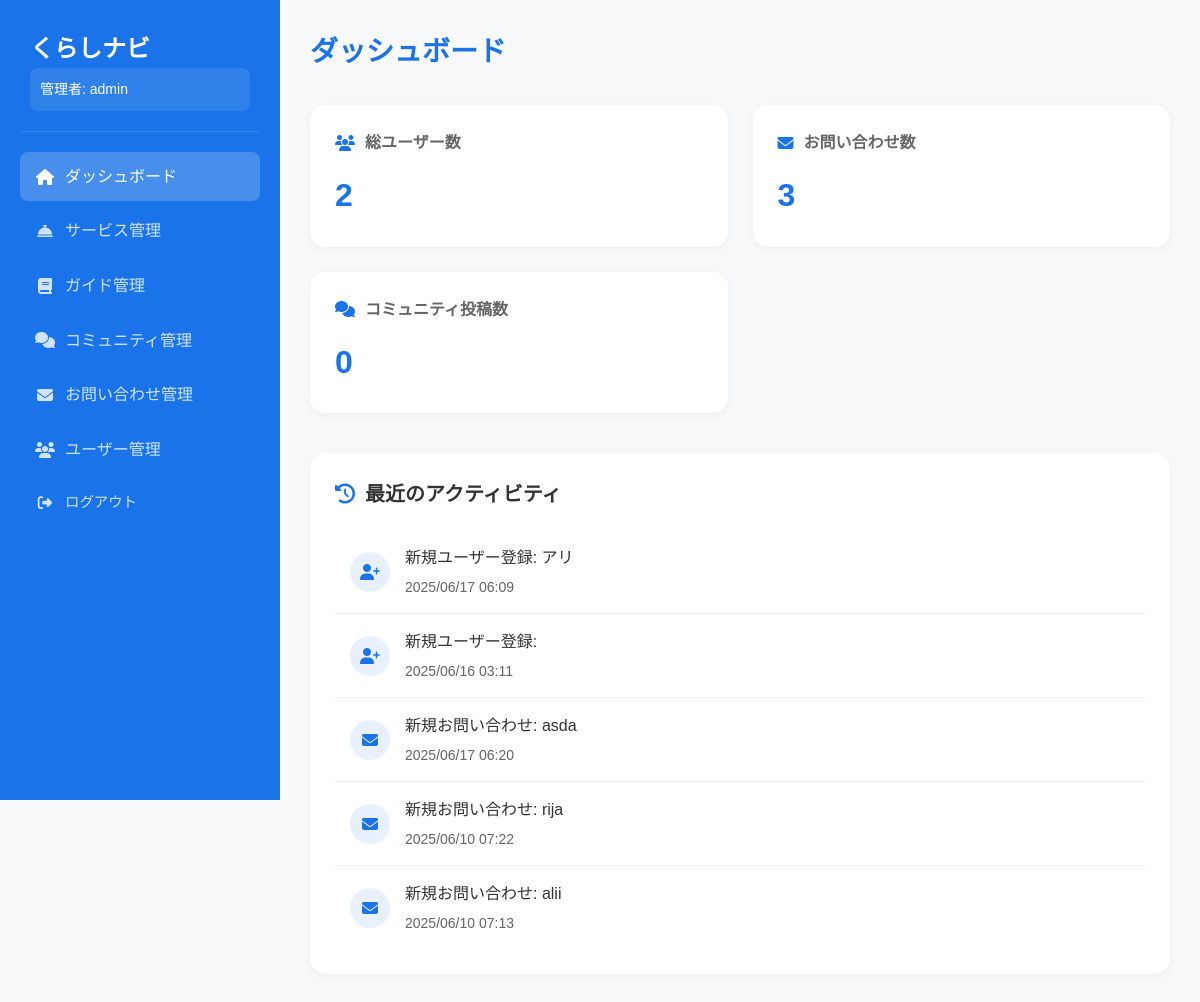
Screenshot of /admin/dashboard.php (signed in) with the database file from the repository.
### tables this page shows
CREATE TABLE `users` (
  `id` int(11) NOT NULL,
  `username` varchar(50) NOT NULL,
  `email` varchar(100) NOT NULL,
  `password` varchar(255) NOT NULL,
  `full_name` varchar(100) NOT NULL,
  `role` enum('admin','user') DEFAULT 'user',
  `created_at` timestamp NOT NULL DEFAULT current_timestamp(),
  `updated_at` timestamp NOT NULL DEFAULT current_timestamp() ON UPDATE current_timestamp()
);

CREATE TABLE `contacts` (
  `id` int(11) NOT NULL,
  `name` varchar(100) NOT NULL,
  `email` varchar(100) NOT NULL,
  `phone` varchar(20) DEFAULT NULL,
  `subject` varchar(100) NOT NULL,
  `message` text NOT NULL,
  `status` enum('pending','read','replied') DEFAULT 'pending',
  `created_at` timestamp NOT NULL DEFAULT current_timestamp(),
  `updated_at` timestamp NOT NULL DEFAULT current_timestamp() ON UPDATE current_timestamp()
);

### admin/dashboard.php (the view, shortened to what this page needs)
<?php
require_once '../models/db.php';
try {
    $stmt = $pdo->query("SELECT COUNT(*) as total FROM users WHERE role = 'user'");
    $total_users = $stmt->fetch()['total'];
    $stmt = $pdo->query("SELECT COUNT(*) as total FROM contacts");
    $total_contacts = $stmt->fetch()['total'];
    $stmt = $pdo->query("SELECT COUNT(*) as total FROM community_posts");
    $total_posts = $stmt->fetch()['total'];
    $stmt = $pdo->query("SELECT username, full_name, created_at FROM users WHERE role = 'user' ORDER BY created_at DESC LIMIT 5");
    $recent_users = $stmt->fetchAll();
    $stmt = $pdo->query("SELECT name, email, message, created_at FROM contacts ORDER BY created_at DESC LIMIT 5");
    $recent_contacts = $stmt->fetchAll();
} catch(PDOException $e) {
    error_log("Dashboard error: " . $e->getMessage());
    $error = 'データの取得中にエラーが発生しました。';
}
?>
<!DOCTYPE html>
<html lang="ja">
<head>
    <link rel="stylesheet" href="../css/style.css">
    <link rel="stylesheet" href="https://cdnjs.cloudflare.com/ajax/libs/font-awesome/6.5.1/css/all.min.css">
</head>
<body>
    <div class="admin-container">
        <div class="sidebar">
            <div class="sidebar-header">
                <h2>くらしナビ</h2>
                <div class="admin-info">
                    <span>管理者: <?php echo htmlspecialchars($_SESSION['admin_username']); ?></span>
                </div>
            </div>
            <ul class="sidebar-menu">
                <li><a href="dashboard.php" class="active"><i class="fas fa-home"></i>ダッシュボード</a></li>
                <li><a href="manage_services.php"><i class="fas fa-concierge-bell"></i>サービス管理</a></li>
                <li><a href="manage_guide.php"><i class="fas fa-book"></i>ガイド管理</a></li>
                <li><a href="manage_community.php"><i class="fas fa-comments"></i>コミュニティ管理</a></li>
                <li><a href="manage_contact.php"><i class="fas fa-envelope"></i>お問い合わせ管理</a></li>
                <li><a href="manage_users.php"><i class="fas fa-users"></i>ユーザー管理</a></li>
                <li><a href="logout.php" class="logout-btn"><i class="fas fa-sign-out-alt"></i>ログアウト</a></li>
            </ul>
        </div>
        <div class="main-content">
            <div class="content-header">
                <h1>ダッシュボード</h1>
            </div>
            <div class="dashboard-stats">
                <div class="stat-card">
                    <h3><i class="fas fa-users"></i>総ユーザー数</h3>
                    <p><?php echo number_format($total_users); ?></p>
                </div>
                <div class="stat-card">
                    <h3><i class="fas fa-envelope"></i>お問い合わせ数</h3>
                    <p><?php echo number_format($total_contacts); ?></p>
                </div>
                <div class="stat-card">
                    <h3><i class="fas fa-comments"></i>コミュニティ投稿数</h3>
                    <p><?php echo number_format($total_posts); ?></p>
                </div>
            </div>
            <div class="recent-activity">
                <h2><i class="fas fa-history"></i>最近のアクティビティ</h2>
                <ul class="activity-list">
                    <?php if (!empty($recent_users)): ?>
                        <?php foreach ($recent_users as $user): ?>
                            <li class="activity-item">
                                <div class="activity-icon">
                                    <i class="fas fa-user-plus"></i>
                                </div>
                                <div class="activity-content">
                                    <h4 class="activity-title">新規ユーザー登録: <?php echo htmlspecialchars($user['full_name']); ?></h4>
                                    <p class="activity-time"><?php echo date('Y/m/d H:i', strtotime($user['created_at'])); ?></p>
                                </div>
                            </li>
                        <?php endforeach; ?>
                    <?php endif; ?>
                    <?php if (!empty($recent_contacts)): ?>
                        <?php foreach ($recent_contacts as $contact): ?>
                            <li class="activity-item">
                                <div class="activity-icon">
                                    <i class="fas fa-envelope"></i>
                                </div>
                                <div class="activity-content">
                                    <h4 class="activity-title">新規お問い合わせ: <?php echo htmlspecialchars($contact['name']); ?></h4>
                                    <p class="activity-time"><?php echo date('Y/m/d H:i', strtotime($contact['created_at'])); ?></p>
                                </div>
                            </li>
                        <?php endforeach; ?>
                    <?php endif; ?>
                </ul>
            </div>
        </div>
    </div>
</body>
</html>

### css/style.css (style rules this page uses)
:root { --primary-color: #4A90E2; --secondary-color: #2C3E50; --accent-color: #E74C3C; --text-color: #333; --light-gray: #f5f5f5; --white: #ffffff; }
* { margin: 0; padding: 0; box-sizing: border-box; }
body { font-family: 'Noto Sans JP', sans-serif; line-height: 1.6; color: var(--text-color); }
.logout-btn { color: #666; text-decoration: none; font-size: 0.9rem; }

### admin/dashboard.php (style rules this page uses)
.admin-container { display: flex; min-height: 100vh; background: #f8f9fa; }
.sidebar { width: 280px; background: #1a73e8; color: white; padding: 30px 20px; position: fixed; height: 100vh; overflow-y: auto; }
.sidebar-header { padding: 0 10px 20px; border-bottom: 1px solid rgba(255,255,255,0.1); margin-bottom: 20px; }
.sidebar-header h2 { font-size: 24px; font-weight: 700; margin: 0; color: white; }
.sidebar-menu { list-style: none; padding: 0; margin: 0; }
.sidebar-menu li { margin-bottom: 5px; }
.sidebar-menu a { color: rgba(255,255,255,0.8); text-decoration: none; display: flex; align-items: center; padding: 12px 15px; border-radius: 8px; transition: all 0.3s ease; }
.sidebar-menu a.active { background: rgba(255,255,255,0.2); color: white; }
.sidebar-menu a i { margin-right: 10px; width: 20px; text-align: center; }
.main-content { flex: 1; margin-left: 280px; padding: 30px; }
.content-header { margin-bottom: 30px; display: flex; justify-content: space-between; align-items: center; }
.content-header h1 { font-size: 28px; font-weight: 700; color: #1a73e8; margin: 0; }
.dashboard-stats { display: grid; grid-template-columns: repeat(auto-fit, minmax(280px, 1fr)); gap: 25px; margin-bottom: 40px; }
.stat-card { background: white; padding: 25px; border-radius: 15px; box-shadow: 0 2px 10px rgba(0,0,0,0.05); transition: all 0.3s ease; }
.stat-card h3 { font-size: 16px; color: #666; margin: 0 0 15px 0; display: flex; align-items: center; gap: 10px; }
.stat-card h3 i { color: #1a73e8; }
.stat-card p { font-size: 32px; font-weight: 700; color: #1a73e8; margin: 0; }
.recent-activity { background: white; padding: 25px; border-radius: 15px; box-shadow: 0 2px 10px rgba(0,0,0,0.05); }
.recent-activity h2 { font-size: 20px; color: #333; margin: 0 0 20px 0; display: flex; align-items: center; gap: 10px; }
.recent-activity h2 i { color: #1a73e8; }
.activity-list { list-style: none; padding: 0; margin: 0; }
.activity-item { padding: 15px; border-bottom: 1px solid #eee; display: flex; align-items: center; gap: 15px; }
.activity-item:last-child { border-bottom: none; }
.activity-icon { width: 40px; height: 40px; background: #e8f0fe; border-radius: 50%; display: flex; align-items: center; justify-content: center; color: #1a73e8; }
.activity-content { flex: 1; }
.activity-title { font-weight: 500; color: #333; margin: 0 0 5px 0; }
.activity-time { font-size: 14px; color: #666; }
.admin-info { display: flex; align-items: center; gap: 10px; color: white; padding: 10px; border-radius: 8px; background: rgba(255,255,255,0.1); }
.admin-info span { font-size: 14px; }
.logout-btn { color: rgba(255,255,255,0.8); text-decoration: none; padding: 8px 15px; border-radius: 6px; transition: all 0.3s ease; }

### rows the page displays
users: full_name "アリ", created_at "2025/06/17 06:09"
users: created_at "2025/06/16 03:11"
contacts: name "asda", created_at "2025/06/17 06:20"
contacts: name "rija", created_at "2025/06/10 07:22"
contacts: name "alii", created_at "2025/06/10 07:13"

### other values shown
$_SESSION['admin_username'] "admin"
$total_users "2"
$total_contacts "3"
$total_posts "0"
